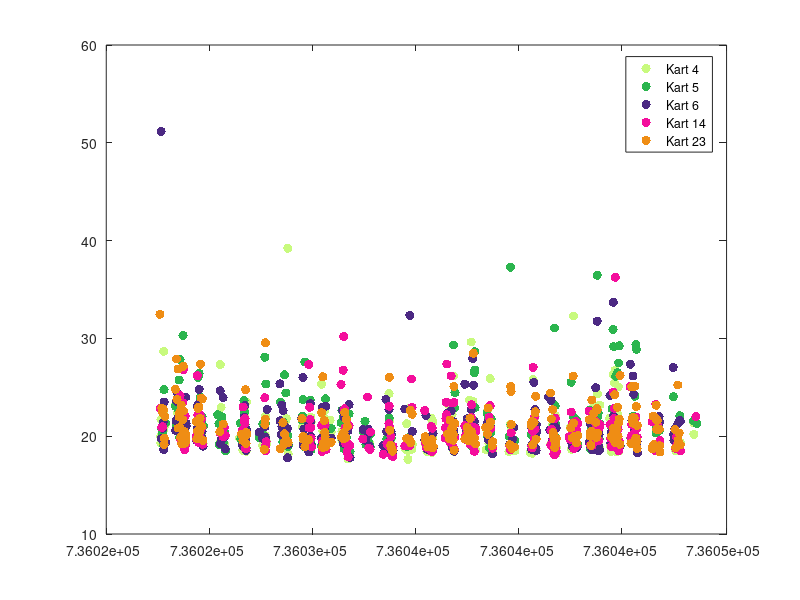
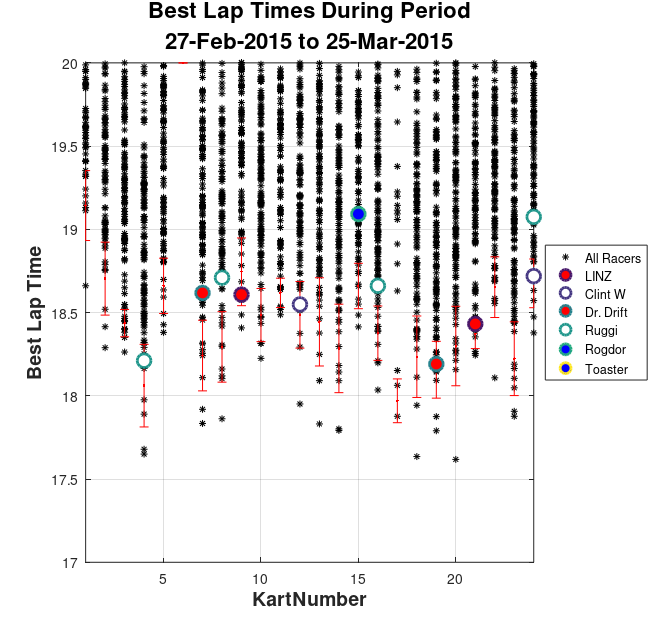
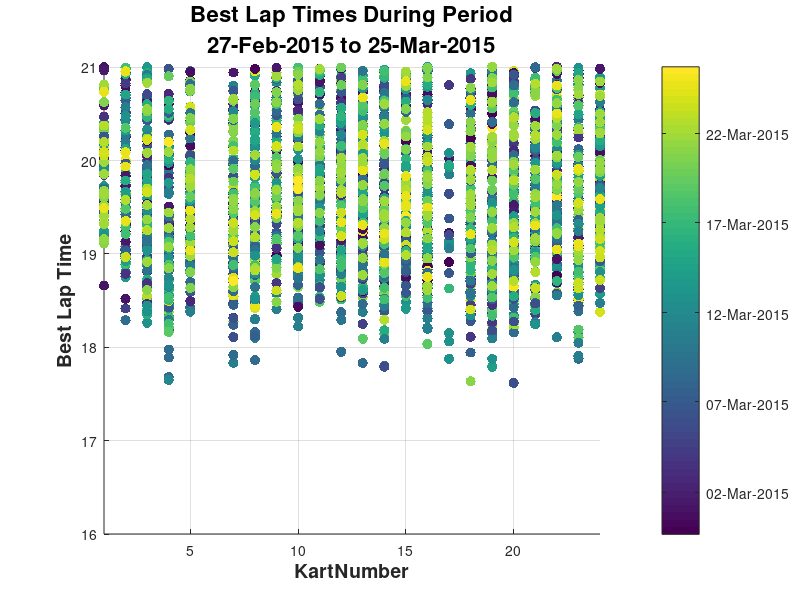
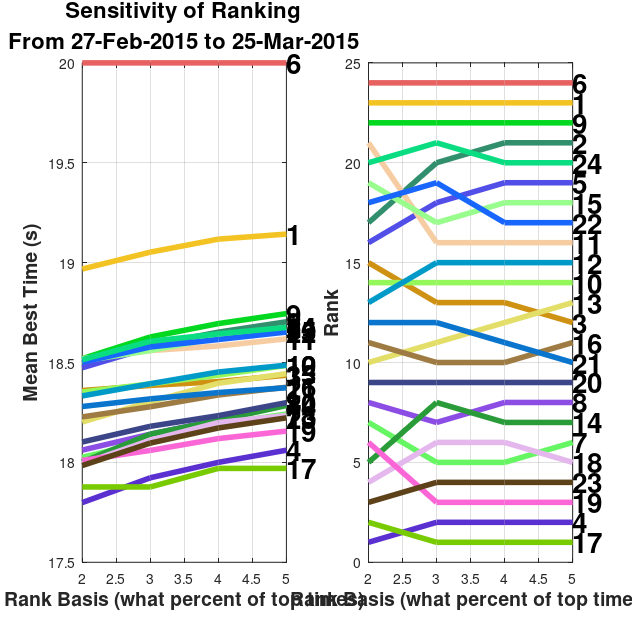

The MATLAB source for these figures, in order:
clear all
close all
clc
%% Input and Config
print_plots=0; % Whether or not to make pngs

% Load the mat file created by kart_data_master.m
load 2015_Race_Data_Initial

% start_date='02-27-2015';
% end_date='03-30-2015';
start_date=datestr(min(kart_data(:,4)));
end_date=datestr(max(kart_data(:,4)));

% AV_Racers = { racerID, racerName, plot_flag }
AV_Racers={...
    1003786,    'Tyler Durden', 0;
    1024723,    'JeffRod',      0;
    1073028,    'TBall',        0;
    1113917,    'XPLRITT',      0;
    1150608,    'Kamil',        0;
    6390,       'Aeronaut',     0;
    1098385,    'LINZ',         1;
    1186403,    'Clint W',      1;
    73742,      'Master P',     0;
    25956,      'K Dub 217',    0;
    1073030,    'BMO',          1;
    1075125,    'Darkwing48',   1;
    6376,       'Dr. Drift',    1;
    26605,      'Podolski',     0;
    1152050,    'Loay',         0;
    1061761,    'Ruggi',        1;
    1153138,    'Rogdor',       1;
    1186656,    'rocketman',    1;
    1186655,    'April Fuelz',  1;
    1186654,    'Jomama',       1;
    1186404,    'Toaster',      1;
    1448,       'Snow Racer',   0};

rank_basis=[.02:.01:.05];

racer_score_cutoff = 3500; 
%Any racers with scores higher than this value are assumed to be employees
%They are labeled as "pros" and may be removed from the comparison

RacerGroupFlag = 2;
% 1 - compare all racers
% 2 - compare only amateurs
% 3 - compare only pros

%% Other Code
all_racer_data      = kart_data;
amateur_racer_data  = kart_data(kart_data(:,6)<racer_score_cutoff,:);
pro_racer_data      = kart_data(kart_data(:,6)>=racer_score_cutoff,:);

num_pros=length(unique(pro_racer_data(:,5)))

switch RacerGroupFlag
    case 1
        Full_Kart_DB = all_racer_data;
    case 2
        Full_Kart_DB = amateur_racer_data;
    case 3
        Full_Kart_DB = pro_racer_data;
    otherwise
        warning('Don''t recognize that flag value, using all racers')
        Full_Kart_DB = all_racer_data;
end

%format: [kart heatID best_time datenum racer_ID]
cmap=colormap;
fillmap=colormap('flag');

%Scatterplot of karts entire history (i vector is the karts you want)
for i=[4,5,6,14,23,24]
    plot(Full_Kart_DB(Full_Kart_DB(:,1)==i,4),Full_Kart_DB(Full_Kart_DB(:,1)==i,3),'.','color',[rand(),rand(),rand()],'MarkerSize',20)
    hold on
end
legend('Kart 4','Kart 5','Kart 6','Kart 14','Kart 23','Kart 24')

%clean up date inputs
start_date=datestr(start_date,1);
end_date=datestr(end_date,1);
%Uncomment plot_racerID to highlight specific racer performance. Can be
%single value or vector.
%plot_racerID = 1073030;
%plot_racerID=[1073030 6376 1073028 26601 1003786 1098385 1071716 1084572 1075127 1113917 26605 25956 1117507];
%plot_racerID=[1073030 6376 1073028 1003786 1075127 1113917 1117507];

%Clean Up AV Racer List
AV_Racers = AV_Racers([AV_Racers{:,3}]==1,:);
plot_racerID=[AV_Racers{find([AV_Racers{:,3}]),1}];

Competitors_2013=[906;1448;6376;6544;32201;43121;79990;1003786;1038388;1054900;1071760;1073837;1075127;1098887;1099305;1113723;1113917;1114809;1116183;1116291;1116951;1116952;1117089;1117570;1117636;1118273;1118274;1118728;1118729;1118779;1118793;1118794;1118795;1118796;1118798;1118801;1118803;1118804;1118808;1118809;1118810;1118811;1118812;1118813;1118825;1118831;1119028;1119029;1119030;1119031;1119032;1119033;1119034;1119035;1119036];

%plot_racerID=[plot_racerID,Competitors_2013'];

%Count #runs for each kart in the time span
for i=1:24
    kart_runs(i,1)=size(Full_Kart_DB((Full_Kart_DB(:,1)==i)&(Full_Kart_DB(:,4)>=datenum(start_date))&(Full_Kart_DB(:,4)<=datenum(end_date)+1),:),1);
end


%Plot Kart Performance
figure(2)
plot(Full_Kart_DB((Full_Kart_DB(:,4)>=datenum(start_date))&(Full_Kart_DB(:,4)<=datenum(end_date)+1),1),Full_Kart_DB((Full_Kart_DB(:,4)>=datenum(start_date))&(Full_Kart_DB(:,4)<=datenum(end_date)+1),3),'k*','MarkerSize',5)
if exist('plot_racerID')
    for racer_i = 1:length(plot_racerID)
        hold on
        if size(Full_Kart_DB((Full_Kart_DB(:,4)>=datenum(start_date))&(Full_Kart_DB(:,4)<=datenum(end_date)+1)&(Full_Kart_DB(:,5)==plot_racerID(racer_i)),3))>0
        plot(Full_Kart_DB((Full_Kart_DB(:,4)>=datenum(start_date))&(Full_Kart_DB(:,4)<=datenum(end_date)+1)&(Full_Kart_DB(:,5)==plot_racerID(racer_i)),1),...
             Full_Kart_DB((Full_Kart_DB(:,4)>=datenum(start_date))&(Full_Kart_DB(:,4)<=datenum(end_date)+1)&(Full_Kart_DB(:,5)==plot_racerID(racer_i)),3),...
             'o','LineWidth',2,'MarkerEdgeColor',cmap(floor(length(cmap)*racer_i/length(plot_racerID)),:),'MarkerFaceColor',fillmap(racer_i,:),'MarkerSize',10)
        else
            AV_Racers{racer_i,3}=0;
        end
    end
end
xlim([1,24])
ylim([17,20])
grid on
xlabel('KartNumber','FontSize',14,'FontWeight','b')
ylabel('Best Lap Time','FontSize',14,'FontWeight','b')
title({'Best Lap Times During Period';strcat([start_date,' to ',end_date])},'FontSize',16,'FontWeight','b')
legend('All Racers',AV_Racers{vertcat(AV_Racers{:,3}) > 0,2},'Location','EastOutside')



%Plot Kart Performance, color by date
figure(3)
scatter(Full_Kart_DB((Full_Kart_DB(:,4)>=datenum(start_date))&(Full_Kart_DB(:,4)<=datenum(end_date)+1),1),Full_Kart_DB((Full_Kart_DB(:,4)>=datenum(start_date))&(Full_Kart_DB(:,4)<=datenum(end_date)+1),3),55,Full_Kart_DB((Full_Kart_DB(:,4)>=datenum(start_date))&(Full_Kart_DB(:,4)<=datenum(end_date)+1),4),'filled')
% if exist('plot_racerID')
%     for racer_i = 1:length(plot_racerID)
%         hold on
%         plot(Full_Kart_DB((Full_Kart_DB(:,4)>=datenum(start_date))&(Full_Kart_DB(:,4)<=datenum(end_date)+1)&(Full_Kart_DB(:,5)==plot_racerID(racer_i)),1),Full_Kart_DB((Full_Kart_DB(:,4)>=datenum(start_date))&(Full_Kart_DB(:,4)<=datenum(end_date)+1)&(Full_Kart_DB(:,5)==plot_racerID(racer_i)),3),'o','LineWidth',2,'MarkerEdgeColor',cmap(floor(length(cmap)*racer_i/length(plot_racerID)),:),'MarkerFaceColor',fillmap(racer_i,:),'MarkerSize',10)
%     end
% end
xlim([1,24])
ylim([16,21])
grid on
xlabel('KartNumber','FontSize',14,'FontWeight','b')
ylabel('Best Lap Time','FontSize',14,'FontWeight','b')
title({'Best Lap Times During Period';strcat([start_date,' to ',end_date])},'FontSize',16,'FontWeight','b')
colorbar
cbar_vals=get(colorbar,'YTick');

cbar_label_struct={};
for i=1:length(cbar_vals)
    
    cbar_label_struct{1,i}=datestr(cbar_vals(i));
    
end
hcb = colorbar('YTickLabel',...
    cbar_label_struct);
set(hcb,'YTickMode','manual')

%Rate the karts
rankchanges=[];
plotrankdata=[];
plot_times=[];
for pct=rank_basis
    for i=1:24
        top_pct=pct;
        times=Full_Kart_DB((Full_Kart_DB(:,4)>=datenum(start_date))&(Full_Kart_DB(:,4)<=datenum(end_date)+1)&(Full_Kart_DB(:,1)==i),3);
        times=times(times>=16);
        if length(times)==0
            times=20; %There were no times logged on this kart so set one slow race
        end
        times=sort(times);
        rank_time(i)=mean(times(1:max(1,round(length(times)*top_pct))));
    end
    ranks=sortrows([[1:24]',rank_time'],2);
    for i=1:24
        rankposition(i)=find(ranks(:,1)==i);
    end
    times_sorted_by_kart=sortrows(ranks,1);
    plot_times=[plot_times, times_sorted_by_kart(:,2)];
    plotrankdata=[plotrankdata, rankposition'];
    rankchanges=[rankchanges,ranks(:,1)];
end
rankchanges;

figure(5)
subplot(1,2,2)
for i=1:24
    ranking_color(i,:)=[rand(), rand(), rand()];
    plot(100*rank_basis,plotrankdata(i,:),'color',ranking_color(i,:),'LineWidth',4)
    hold on
    text(100*max(rank_basis),plotrankdata(i,end),num2str(i),'fontweight','b','fontsize',20)
end
grid on
xlabel('Rank Basis (what percent of top times)','FontSize',14,'FontWeight','b')
ylabel('Rank','FontSize',14,'FontWeight','b')
%title({'Sensitivity of Ranking';strcat(['From ',start_date,' to ',end_date])},'FontSize',16,'FontWeight','b')


%plot time on the vertical axis and basis on the horizontal
figure(5)
subplot(1,2,1)
for i=1:24
    plot(100*rank_basis,plot_times(i,:),'color',ranking_color(i,:),'LineWidth',4)
    hold on
    text(100*max(rank_basis),plot_times(i,end),num2str(i),'fontweight','b','fontsize',20)
end
grid on
xlabel('Rank Basis (what percent of top times)','FontSize',14,'FontWeight','b')
ylabel('Mean Best Time (s)','FontSize',14,'FontWeight','b')
figure(5)
title({'Sensitivity of Ranking';strcat(['From ',start_date,' to ',end_date])},'FontSize',16,'FontWeight','b')
h=figure(5);
set(h,'Position',[465 474 633 632])
set(h,'PaperPositionMode','auto')

%Plot time on the vertical axis and kart rank on the horizontal
plot_index=0;
for pct=rank_basis(end)
    plot_index = plot_index+1;
    for i=1:24
        top_pct=pct;
        times=Full_Kart_DB((Full_Kart_DB(:,4)>=datenum(start_date))&(Full_Kart_DB(:,4)<=datenum(end_date)+1)&(Full_Kart_DB(:,1)==i),3);
        times=times(times>=16);
        if length(times)==0
            times=20; %There were no times logged on this kart so set one slow race
        end
        times=sort(times);
        rank_time(i)=mean(times(1:max(1,round(length(times)*top_pct))));
        std_time(i)=std(times(1:max(1,round(length(times)*top_pct))));
    end
    ranks=sortrows([[1:24]',rank_time',std_time'],2);
    figure(7)
    %subplot(1,4,plot_index)
    plot(ranks(:,2),'-bo','LineWidth',2,...
                'MarkerEdgeColor','k',...
                'MarkerFaceColor',[.49 1 .63],...
                'MarkerSize',5)
    hold on
    errorbar(ranks(:,2),ranks(:,3),'.r')
    for i=1:24
        text(i,ranks(i,2),num2str(ranks(i,1)),'color','m','fontweight','b','fontsize',12,'horizontalAlignment','right','verticalAlignment','baseline')
    end
    
    
end
xlim([1,24])
grid on
xlabel('Kart Rank','FontSize',12,'FontWeight','b')
ylabel('Mean Best Time (s)','FontSize',12,'FontWeight','b')
title({strcat(['Kart Ranking for Top ',num2str(100*rank_basis(end)),'% of Times']);strcat(['From ',start_date,' to ',end_date])},'FontSize',14,'FontWeight','b')
h=figure(7);
set(h,'Position',[6 683 458 423])
set(h,'PaperPositionMode','auto')

figure(2)
errorbar(rank_time,std_time,'.r')
h=figure(2);
set(h,'Position',[1100 474 659 632])
set(h,'PaperPositionMode','auto')

if print_plots==1
    figure(2)
    datestamp=datestr(date,29);
    eval(strcat(['print -dpng -r300 ''',datestamp,'_RacerPerformance.png''']))
    figure(5)
    eval(strcat(['print -dpng -r300 ''',datestamp,'_KartRankingSensitivity.png''']))
    figure(7)
    eval(strcat(['print -dpng -r300 ''',datestamp,'_KartTiers.png''']))
end


%TEST RACER RPM
figure(8)
scatter(Full_Kart_DB((Full_Kart_DB(:,4)>=datenum(start_date))&(Full_Kart_DB(:,4)<=datenum(end_date)+1),1),...
        Full_Kart_DB((Full_Kart_DB(:,4)>=datenum(start_date))&(Full_Kart_DB(:,4)<=datenum(end_date)+1),3),...
        55,...
        Full_Kart_DB((Full_Kart_DB(:,4)>=datenum(start_date))&(Full_Kart_DB(:,4)<=datenum(end_date)+1),6),...
        'filled')
    
xlim([1,24])
ylim([16,24])
grid on
xlabel('KartNumber','FontSize',14,'FontWeight','b')
ylabel('Best Lap Time','FontSize',14,'FontWeight','b')
title({'Best Lap Times During Period';strcat([start_date,' to ',end_date])},'FontSize',16,'FontWeight','b')
colorbar
% cbar_vals=get(colorbar,'YTick');
% 
% cbar_label_struct={};
% for i=1:length(cbar_vals)
%     
%     cbar_label_struct{1,i}=datestr(cbar_vals(i));
%     
% end
% hcb = colorbar('YTickLabel',...
%     cbar_label_struct);
% set(hcb,'YTickMode','manual')


%Plot last year's competitors
%Plot Kart Performance
figure(9)
h_all=plot(Full_Kart_DB((Full_Kart_DB(:,4)>=datenum(start_date))&(Full_Kart_DB(:,4)<=datenum(end_date)+1),1),...
     Full_Kart_DB((Full_Kart_DB(:,4)>=datenum(start_date))&(Full_Kart_DB(:,4)<=datenum(end_date)+1),3),...
     'k*','MarkerSize',5);
if exist('Competitors_2013')
    for racer_i = 1:length(Competitors_2013)
        hold on
        if size(Full_Kart_DB((Full_Kart_DB(:,4)>=datenum(start_date))&(Full_Kart_DB(:,4)<=datenum(end_date)+1)&(Full_Kart_DB(:,5)==Competitors_2013(racer_i)),3))>0
        h_Competitors=plot(Full_Kart_DB((Full_Kart_DB(:,4)>=datenum(start_date))&(Full_Kart_DB(:,4)<=datenum(end_date)+1)&(Full_Kart_DB(:,5)==Competitors_2013(racer_i)),1),...
             Full_Kart_DB((Full_Kart_DB(:,4)>=datenum(start_date))&(Full_Kart_DB(:,4)<=datenum(end_date)+1)&(Full_Kart_DB(:,5)==Competitors_2013(racer_i)),3),...
             'o','LineWidth',2,'MarkerEdgeColor','b','MarkerFaceColor','w','MarkerSize',10);
        end
    end
end
if exist('plot_racerID')
    for racer_i = 1:length(plot_racerID)
        hold on
        if size(Full_Kart_DB((Full_Kart_DB(:,4)>=datenum(start_date))&(Full_Kart_DB(:,4)<=datenum(end_date)+1)&(Full_Kart_DB(:,5)==plot_racerID(racer_i)),3))>0
        h_AV=plot(Full_Kart_DB((Full_Kart_DB(:,4)>=datenum(start_date))&(Full_Kart_DB(:,4)<=datenum(end_date)+1)&(Full_Kart_DB(:,5)==plot_racerID(racer_i)),1),...
             Full_Kart_DB((Full_Kart_DB(:,4)>=datenum(start_date))&(Full_Kart_DB(:,4)<=datenum(end_date)+1)&(Full_Kart_DB(:,5)==plot_racerID(racer_i)),3),...
             'o','LineWidth',2,'MarkerEdgeColor','r','MarkerFaceColor','r','MarkerSize',8);
        end
    end
end
xlim([1,24])
ylim([17,20])
grid on
xlabel('KartNumber','FontSize',14,'FontWeight','b')
ylabel('Best Lap Time','FontSize',14,'FontWeight','b')
title({'Best Lap Times During Period';strcat([start_date,' to ',end_date])},'FontSize',16,'FontWeight','b')
%legend('All Racers','2013 Competitors','Location','EastOutside')

legendhandles=[h_all(1)];
if exist('h_Competitors')
    legendhandles=[legendhandles,h_Competitors(1)];
end

if exist('h_AV')
    legendhandles=[legendhandles,h_AV(1)];
end

legend(legendhandles,'All Racers','2013 Competitors','AV Racers','fontweight','b','fontsize',12,'Location','EastOutside')
